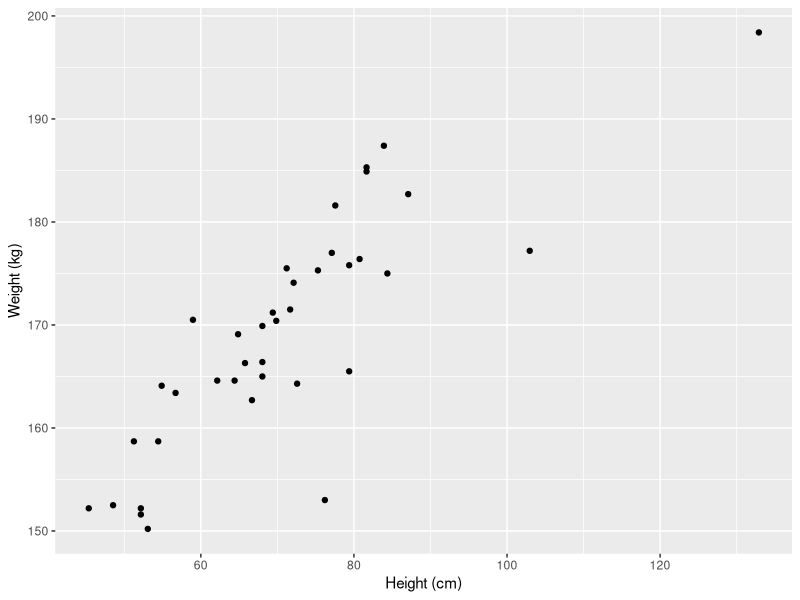

The R script that drew this image:
## ---- chunk 1
library(ggplot2)
## ---- chunk 2
hw = read.csv("data/height_weight.csv")
ggplot(hw, aes(x=Weight, y=Height)) +
  geom_point() +
  labs(x="Height (cm)", y="Weight (kg)")
